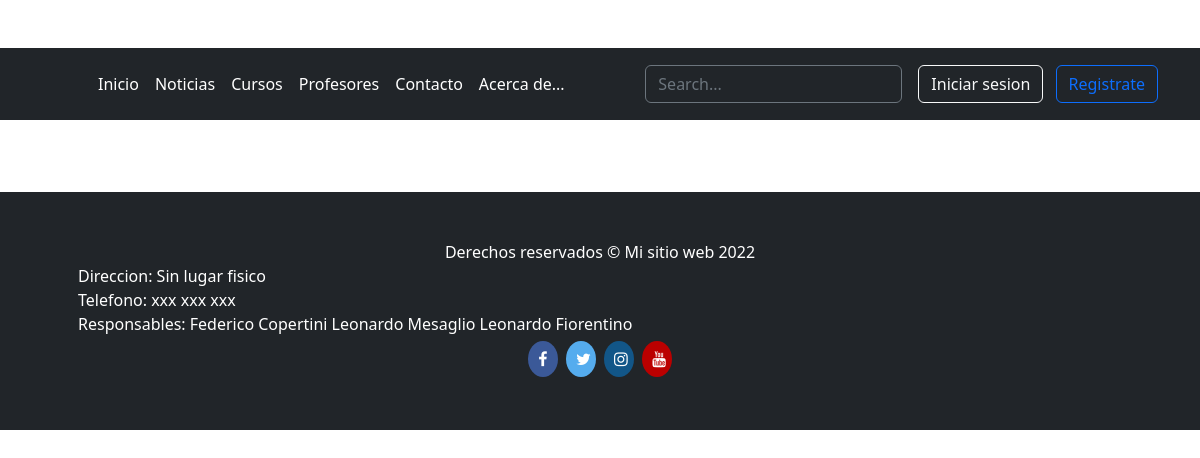
Page /profesores on the earlier database version.
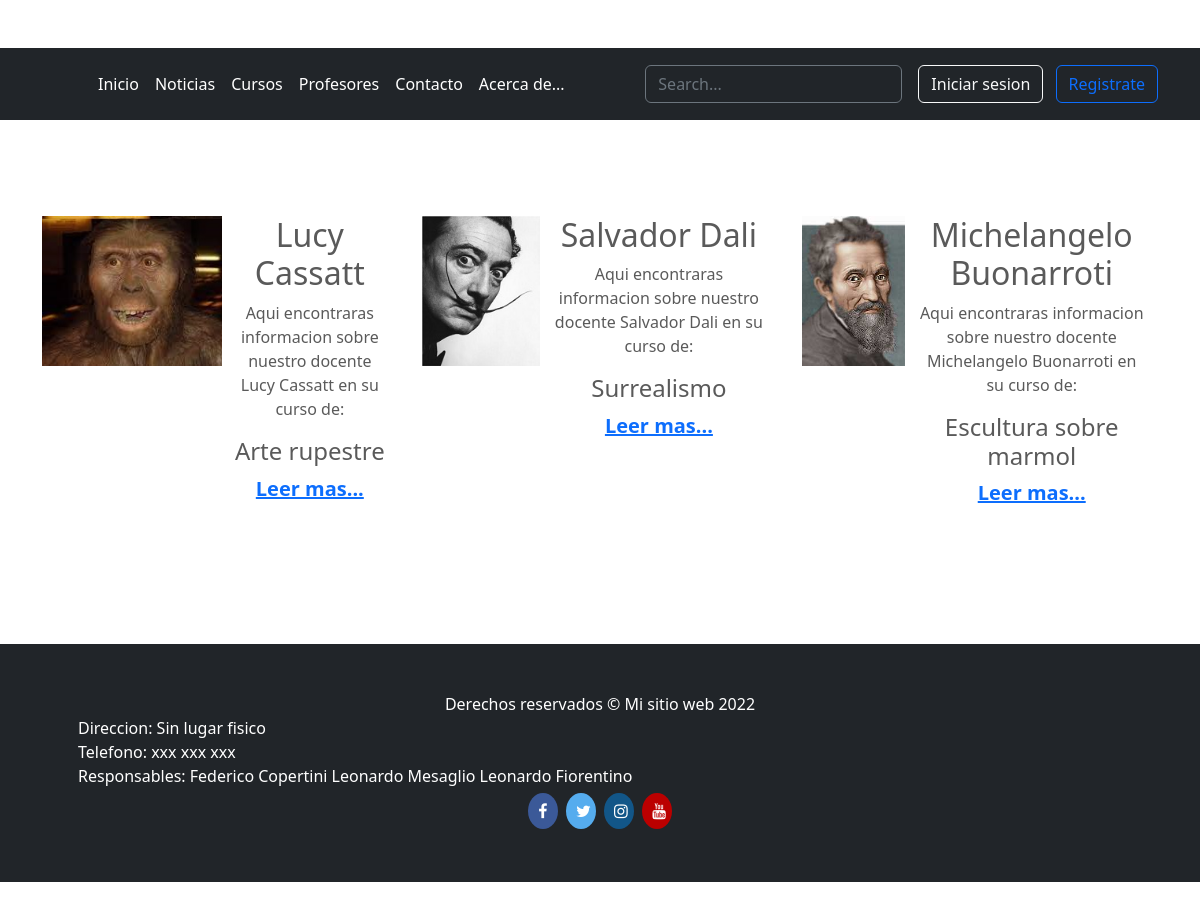
Same page on the later database version.
### Academia_Arte/models.py (models this page shows)
class Profesores(models.Model):
    nombre_profesor = models.CharField(max_length=20)
    apellido_profesor = models.CharField(max_length=20)
    curso_profesor = models.CharField(max_length=40, choices=opcion_cursos)
    imagen_profesor = models.ImageField(upload_to="images/")
    descripcion_profesor = models.CharField(max_length=200, blank=True, null=True)
    biografia_profesor = models.CharField(
        max_length=2000, blank=True, null=True)

### Academia_Arte/views.py (the view)
# urls.py: path('profesores', VProfesores, name='profesores'),
def VProfesores (request):
    profe = Profesores.objects.all()
    return render(request, "Academia_Arte/profesores.html",{"profe":profe})

### Academia_Arte/templates/Academia_Arte/profesores.html (shortened to what this page needs)
{% extends 'Academia_Arte/base.html' %}
{% load static %}
{% block content %}
    <link href="css/carousel.css" rel="stylesheet">
    <div class="container marketing">
        <div class="row g-4 py-5 row-cols-1 row-cols-lg-3">
                    {% for p in profe %}
                    <div class="col d-flex py-5 col-lg-4">
                        <img src="{{p.imagen_profesor.url}}" width="180" height="150">
                        <rect width="100%" height="100%" fill="#777" />
                        <h2 class="fw-normal">{{p.nombre_profesor}} {{p.apellido_profesor}} </h2>
                        <p>Aqui encontraras informacion sobre nuestro docente {{p.nombre_profesor}}
                            {{p.apellido_profesor}} en su curso de: <h4>{{p.curso_profesor}}</h4>
                        <p class="lead mb-0"><a href="{% url 'profesor' p.id %}" class="fw-bold">Leer mas...</a></p>
                        </p>
                    </div>
                    {% endfor %}
                </div>
            </div>
{% endblock %}

### Academia_Arte/templates/Academia_Arte/base.html (shortened to what this page needs)
{% load static %}
<!doctype html>
<html lang="es">
<head>
    <link rel="stylesheet" href="https://cdn.jsdelivr.net/npm/bootstrap-icons@1.9.1/font/bootstrap-icons.css">
    <link rel="stylesheet" href="{% static 'css/iconos.css' %}">
    <link href="{% static 'assets/dist/css/bootstrap.min.css' %}" rel="stylesheet">
    <link href="{% static 'css/headers.css' %}" rel="stylesheet">
</head>
<body>
    <main>
        <header class="p-3 bg-dark text-white">
            <div class="container">
                <div class="d-flex flex-wrap align-items-center justify-content-center justify-content-lg-start">
                    <a href="/" class="d-flex align-items-center mb-2 mb-lg-0 text-white text-decoration-none">
                        <svg class="bi me-2" width="40" height="32" role="img" aria-label="Bootstrap">
                            <use xlink:href="#bootstrap" />
                        </svg>
                    </a>
                    <ul class="nav col-12 col-lg-auto me-lg-auto mb-2 justify-content-center mb-md-0">
                        <li><a href="{% url 'inicio' %}" class="nav-link px-2 text-white">Inicio</a></li>
                        <li><a href="{% url 'noticias' %}"class="nav-link px-2 text-white">Noticias</a></li>
                        <li><a href="{% url 'cursos' %}" class="nav-link px-2 text-white">Cursos</a></li>
                        <li><a href="{% url 'profesores' %}" class="nav-link px-2 text-white">Profesores</a></li>
                        <li><a href="{% url 'contacto' %}" class="nav-link px-2 text-white">Contacto</a></li>
                        <li><a href="{% url 'acerca_de' %}" class="nav-link px-2 text-white">Acerca de...</a></li>
                    </ul>
                    <form class="col-12 col-lg-auto mb-3 mb-lg-0 me-lg-3" role="search">
                        <input type="search" class="form-control form-control-dark text-white bg-dark"
                            placeholder="Search..." aria-label="Search">
                    </form>
                    {% if user.is_authenticated %}
                    <div class="dropdown text-end">
                        <a href="#" class="d-block link-dark text-light dropdown-toggle" id="dropdownUser1" data-bs-toggle="dropdown" aria-expanded="false">
                            <img src="{{user.avatar.imagen.url}}" alt="" width="32" height="32" class="rounded-circle">
                            Hola, {{user}}
                        </a>
                        <ul class="dropdown-menu text-small" aria-labelledby="dropdownUser1">
                            <li><a class="dropdown-item" href="{% url 'perfil' %}">Mi perfil</a></li>
                            {% if user.is_staff %}
                            <li><a class="dropdown-item" href="{% url 'crear_noticia' %}">Crear Noticias</a></li>
                            <li><a class="dropdown-item" href="{% url 'lista_noticias' %}">Editar Noticias</a></li>
                            {% endif %}
                            <li><hr class="dropdown-divider"></li>
                            <li><a class="dropdown-item" href="{% url 'logout' %}">Cerrar sesion</a></li>
                        </ul>
                    </div>
                    {% else %}
                    <div class="text-end">
                    <a href="{% url 'login' %}" type="submit" class="btn btn-outline-light me-2">Iniciar sesion</a>
                    <a href="{% url 'register' %}" type="submit" class="btn btn-outline-primary">Registrate</a>
                    </div>
                    {% endif %}
                </div>
            </div>
        </header>
    </main>
    {% block content %}
    {% endblock %}
    <link rel="stylesheet" href="https://cdnjs.cloudflare.com/ajax/libs/font-awesome/4.7.0/css/font-awesome.min.css">
    <footer class="py-5 bg-dark">
        <div class="container px-5">
            <p class="m-0 text-center text-white">Derechos reservados &copy; Mi sitio web 2022</p>
        </div>
        <div class="container px-5">
            <p class="m-0 text-lefth text-white">Direccion: Sin lugar fisico</p>
        </div>
        <div class="container px-5">
            <p class="m-0 text-lefth text-white">Telefono: xxx xxx xxx</p>
        </div>
        <div class="container px-5">
            <p class="m-0 text-lefth text-white">Responsables:
                Federico Copertini
                Leonardo Mesaglio
                Leonardo Fiorentino
            </p></div>
        <center><div class="container">
            <a href="#" class="fa fa-facebook"></a>
        <a href="#" class="fa fa-twitter"></a>
        <a href="#" class="fa fa-instagram"></a>
        <a href="#" class="fa fa-youtube"></a>
        </div></center>
    </footer>
</body>
</html>

### static/css/headers.css (style rules this page uses)
.form-control-dark { border-color: var(--bs-gray); }

### static/css/carousel.css (style rules this page uses)
body { padding-top: 3rem; padding-bottom: 3rem; color: #5a5a5a; }
.marketing .col-lg-4 { margin-bottom: 1.5rem; text-align: center; }
.marketing .col-lg-4 p { margin-right: .75rem; margin-left: .75rem; }

### Academia_Arte/templates/Academia_Arte/base.html (style rules this page uses)
.fa { padding: 10px; font-size: 30px; width: 30px; text-align: center; text-decoration: none; margin: 5px 2px; border-radius:50% }
.fa-facebook { background: #3B5998; color: white; }
.fa-twitter { background: #55ACEE; color: white; }
.fa-youtube { background: #bb0000; color: white; }
.fa-instagram { background: #125688; color: white; }
.bi { vertical-align: -.125em; fill: currentColor; }

### Academia_Arte/templates/Academia_Arte/profesores.html (style rules this page uses)
.bi { vertical-align: -.125em; fill: currentColor; }

Differences in the rows shown:
added Profesores: imagen_profesor (picture), nombre_profesor "Lucy", apellido_profesor "Cassatt", curso_profesor "Arte rupestre"
added Profesores: imagen_profesor (picture), nombre_profesor "Salvador", apellido_profesor "Dali", curso_profesor "Surrealismo"
added Profesores: imagen_profesor (picture), nombre_profesor "Michelangelo", apellido_profesor "Buonarroti", curso_profesor "Escultura sobre marmol"
